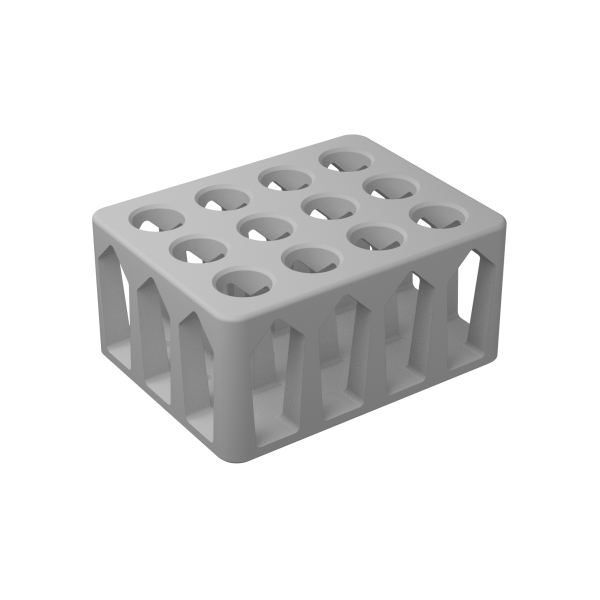
#> input picture official_products/centrifuge_rack_15ml_12/renders/render.png, 1200 x 1200 px (shown at 1/2 size)
$ python -i render_product.py   (imports and definitions only)
#> lines starting #> are read from the running program, lines starting #| are printed output that depends on the picture
#> further down, picture is the input picture: PIL image 1200x1200 RGBA; mean R, G, B, A 39.9, 39.9, 39.9, 67.3
"""python -m app.render_product MODEL.stl --output DIRECTORY
CAD coordinates are millimeters. Original files are never changed.
"""
import argparse,json,os,subprocess,tempfile,threading
from pathlib import Path
from PIL import Image,ImageFilter
from .mesh import inspect_mesh
_lock=threading.Lock()
# Sources are content-addressed, so a render already queued or running for the same file produces the
# same output: further requests (repeated "regenerate" clicks, re-uploads) are dropped, not re-run.
_pending=set();_pending_lock=threading.Lock()
def thumbnail(im,size=640):
    """Same image as render.png, downscaled cleanly: Lanczos (alpha-premultiplied by Pillow) and a light
    unsharp mask on colour only, so edges stay crisp without haloing the transparent outline."""
#> called with size = 640
    small=im.resize((size,round(im.height*size/im.width)),Image.LANCZOS)
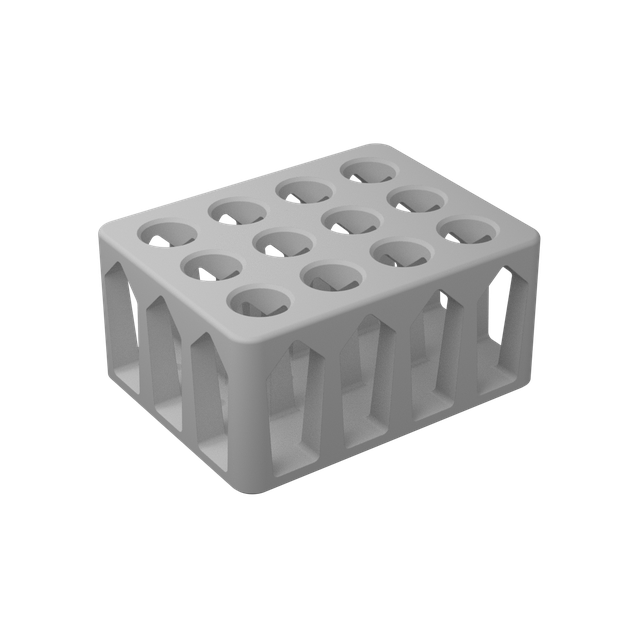
#> small: PIL image 640x640 RGBA; mean R, G, B, A 40.2, 40.2, 40.2, 67.3; transparent parts drawn white
    colour=small.convert('RGB').filter(ImageFilter.UnsharpMask(radius=.8,percent=40,threshold=1))
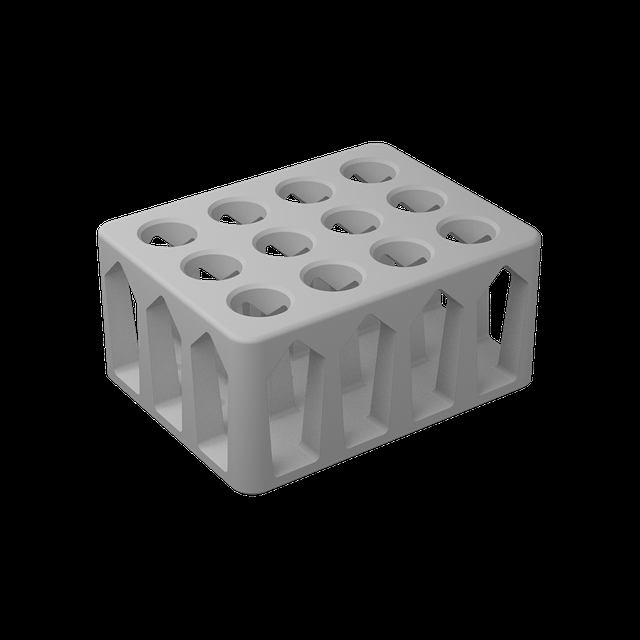
#> colour: PIL image 640x640 RGB; min 0, max 255, mean 40.3
    colour.putalpha(small.getchannel('A'));return colour
def render_asset(source, output=None):
    source=Path(source);output=Path(output) if output else source.parent.parent/'renders'/source.stem
    output.mkdir(parents=True,exist_ok=True)
    key=str(output.resolve())
    with _pending_lock:
        if key in _pending:return True
        _pending.add(key)
    try:return _render(source,output)
    finally:
        with _pending_lock:_pending.discard(key)
def _render(source,output):
    with _lock:
        try:
            dimensions,triangles=inspect_mesh(source.read_bytes(),source.suffix.lower(),True)
            (output/'status.json').write_text(json.dumps({'status':'processing'}))
            with tempfile.TemporaryDirectory(prefix='ol-render-') as temporary:
                data=Path(temporary)/'mesh.json';data.write_text(json.dumps({'triangles':triangles,'output':temporary}))
                subprocess.run([os.getenv('BLENDER_BIN','blender'),'--background','--factory-startup','--threads','2','--python-exit-code','1','--python',str(Path(__file__).with_name('studio_scene.py')),'--',str(data)],check=True,timeout=180,stdout=subprocess.DEVNULL,stderr=subprocess.PIPE)
                with Image.open(Path(temporary)/'render.png') as im:
                    im=im.convert('RGBA');im.save(output/'render.png',optimize=True)
                    thumbnail(im).save(output/'thumb.webp',quality=92,alpha_quality=100,method=6)
                (output/'model.glb').write_bytes((Path(temporary)/'model.glb').read_bytes())
            (output/'status.json').write_text(json.dumps({'status':'ready','dimensions_mm':dimensions}))
        except Exception as exc:
            (output/'status.json').write_text(json.dumps({'status':'failed'}))
            import logging
            logging.getLogger(__name__).exception('CAD rendering failed: %s %s',source.name,getattr(exc,'stderr',b'').decode(errors='replace')[-2000:])
            return False
    return True
# [3 lines not run here, left out]

>>> from PIL import Image
>>> picture = Image.open('../../official_products/centrifuge_rack_15ml_12/renders/render.png')
>>> result = thumbnail(picture)
